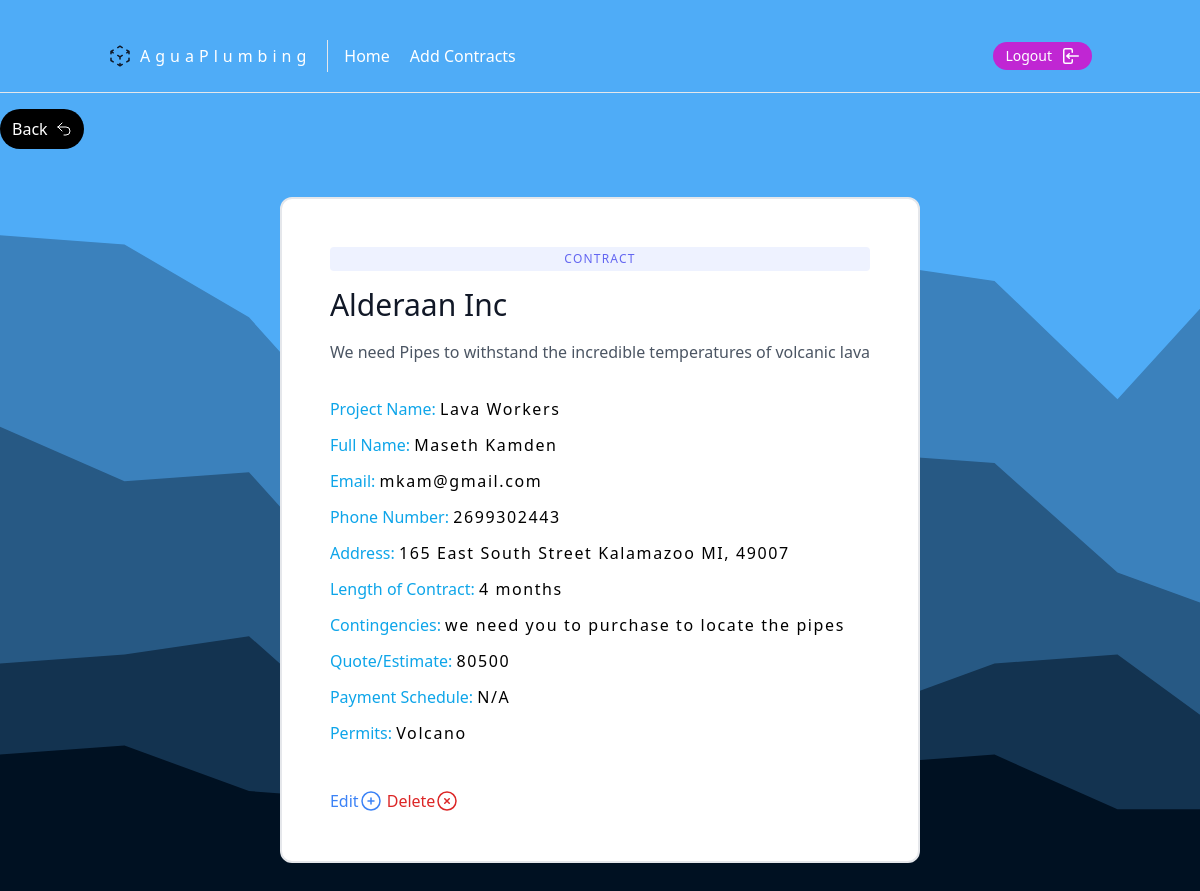
The app's page /contracts/contract/2/ (signed in) with its own data.
### contracts/models.py (models this page shows, shortened)
class Contract(models.Model):
    full_name = models.CharField(max_length=100, null=True)
    email = models.EmailField(max_length=100, unique=True, null=True)
    phone_number = models.IntegerField()
    address = models.CharField(max_length=100, null=True)
    project_name = models.CharField(max_length=100)
    company_name = models.CharField(max_length=150, null=True)
    description = models.TextField(max_length=250, null=True)
    project_length = models.CharField(max_length=100, null=True)
    contingencies = models.CharField(max_length=100, null=True)
    price = models.IntegerField()
    payment_schedule = models.CharField(max_length=100, null=True)
    permits = models.CharField(max_length=100, null=True)
    updated = models.DateTimeField(auto_now=True)
    created = models.DateTimeField(auto_now_add=True)

### contracts/views.py (the view)
# urls.py: path('contract/<pk>/', ContractRetrieveView.as_view(), name="contract-detail"),
class ContractRetrieveView(LoginRequiredMixin, generic.DetailView):
    template_name = "contract.html"
    queryset = Contract.objects.all()
    context_object_name = "contract"

### contracts/templates/contract.html
{% extends "base.html" %}
{% block content %}
    <div class="mt-4">
        <a class="inline-flex text-white bg-black hover:bg-fuchsia-600 px-3 py-2 rounded-full" href="/">
            Back
            <svg xmlns="http://www.w3.org/2000/svg" fill="none" viewBox="0 0 24 24" stroke-width="1.5" stroke="currentColor"
                class="w-6 h-6 pl-2">
                <path stroke-linecap="round" stroke-linejoin="round" d="M9 15L3 9m0 0l6-6M3 9h12a6 6 0 010 12h-3" />
            </svg>
        </a>
    </div>
    <section class="text-gray-600 body-font overflow-hidden">
        <div class="container px-5 py-24 mx-auto">
            <div class="flex justify-center -m-12">
                <div class="border-solid border-2 rounded-xl bg-white">
                    <div class="p-12 flex flex-col">
                        <span
                            class="inline-block py-1 px-2 rounded bg-indigo-50 text-center text-indigo-500 text-xs font-medium tracking-widest">CONTRACT</span>
                        <h2 class="sm:text-3xl text-2xl title-font font-medium text-gray-900 mt-4 mb-4">{{ contract.company_name }}</h2>
                        <p class="leading-relaxed mb-8">{{ contract.description }}</p>
                        <div class="flex items-center flex-wrap pb-4 mb-4 mt-auto w-full">
                            <div class="">
                                <div class="mb-3">
                                    <span class="title-font font-medium text-sky-500">Project Name:</span>
                                    <span class="text-black tracking-widest mt-1"> {{ contract.project_name }}</span>
                                </div>
                                <div class="mb-3">
                                    <span class="title-font font-medium text-sky-500">Full Name:</span>
                                    <span class="text-black tracking-widest mt-0.5"> {{ contract.full_name}}</span>
                                </div>
                                <div class="mb-3">
                                    <span class="title-font font-medium text-sky-500">Email:</span>
                                    <span class="text-black tracking-widest mt-0.5"> {{ contract.email}}</span>
                                </div>
                                <div class="mb-3">
                                    <span class="title-font font-medium text-sky-500">Phone Number:</span>
                                    <span class="text-black tracking-widest mt-0.5"> {{ contract.phone_number}}</span>
                                </div>
                                <div class="mb-3">
                                    <span class="title-font font-medium text-sky-500">Address:</span>
                                    <span class="text-black tracking-widest mt-1"> {{ contract.address }}</span>
                                </div>
                                <div class="mb-3">
                                    <span class="title-font font-medium text-sky-500">Length of Contract:</span>
                                    <span class="text-black tracking-widest mt-0.5"> {{ contract.project_length}}</span>
                                </div>
                                <div class="mb-3">
                                    <span class="title-font font-medium text-sky-500">Contingencies:</span>
                                    <span class="text-black tracking-widest mt-0.5"> {{ contract.contingencies}}</span>
                                </div>
                                <div class="mb-3">
                                    <span class="title-font font-medium text-sky-500">Quote/Estimate:</span>
                                    <span class="text-black tracking-widest mt-0.5"> {{ contract.price}}</span>
                                </div>
                                <div class="mb-3">
                                    <span class="title-font font-medium text-sky-500">Payment Schedule:</span>
                                    <span class="text-black tracking-widest mt-0.5"> {{ contract.payment_schedule}}</span>
                                </div>
                                <div class="mb-3">
                                    <span class="title-font font-medium text-sky-500">Permits:</span>
                                    <span class="text-black tracking-widest mt-0.5"> {{ contract.permits}}</span>
                                </div>
                            </div>
                        </div>
                        <div>
                            {% if request.user.is_staff %}
                            <a href="{% url 'contracts:contract-update' contract.pk %}" class="text-blue-500 inline-flex items-center">Edit
                                <svg xmlns="http://www.w3.org/2000/svg" fill="none" viewBox="0 0 24 24" stroke-width="1.5" stroke="currentColor"
                                    class="w-6 h-6">
                                    <path stroke-linecap="round" stroke-linejoin="round" d="M12 9v6m3-3H9m12 0a9 9 0 11-18 0 9 9 0 0118 0z" />
                                </svg>
                            </a>
                            <a href="{% url 'contracts:contract-delete' contract.pk %}" class="mr-4 text-red-600 inline-flex items-center">Delete
                                <svg xmlns="http://www.w3.org/2000/svg" fill="none" viewBox="0 0 24 24" stroke-width="1.5" stroke="currentColor"
                                    class="w-6 h-6">
                                    <path stroke-linecap="round" stroke-linejoin="round"
                                        d="M9.75 9.75l4.5 4.5m0-4.5l-4.5 4.5M21 12a9 9 0 11-18 0 9 9 0 0118 0z" />
                                </svg>
                            </a>
                            {% endif %}
                        </div>
                    </div>
                </div>
            </div>
        </div>
    </section>
{% endblock content %}

### templates/base.html (shortened to what this page needs)
{% load static %}
<!DOCTYPE html>
<html lang="en">
<head>
    <link rel="stylesheet" href="{% static 'css/styles.css' %}" />
    <script src="https://cdn.tailwindcss.com"></script>
</head>
<body >
    <div class="max-w-7xl mx-auto">
        {% include "navbar.html" %}
        {% block content %}
        {% endblock content %}
    </div>
</body>
</html>

### templates/navbar.html (shortened to what this page needs)
{% load static %}
<header class="border-b bg-transparent mt-5" >
    <div class="text-gray-600 body-font ">
        <div class="container mx-auto flex flex-wrap p-5 flex-col md:flex-row items-center">
            <a href="/" class="flex title-font font-medium items-center text-gray-900 mb-4 md:mb-0">
                <div id="title">
                    <h2 class="ml-2"><span>Agua</span>P<span>lumbing</span></h2>
                </div>
            </a>
            <nav
                class="md:mr-auto md:ml-4 md:py-1 md:pl-4 md:border-l md:border-white-400	flex flex-wrap items-center text-base justify-center" >
                <a id="nav-link" href="/" class="mr-5 text-white hover:text-cyan-200">Home</a>
                <a id="nav-link" href="{% url 'contracts:contract-create' %}" class="mr-5 text-white hover:text-cyan-200">Add Contracts</a>
            </nav>
            <div>
                {% if request.user.is_authenticated %}
                <a href="{% url 'logout' %}"
                    class="inline-flex items-center bg-fuchsia-600 border-0 py-1 px-3 text-white focus:outline-none hover:bg-pink-500 rounded-full text-sm mt-4 md:mt-0">Logout
                </a>
                {% endif %}
            </div>
        </div>
    </div>
</header>

### static/css/styles.css (style rules this page uses)
body { background-image: url(/static/images/background.svg); background-repeat: no-repeat; background-size: cover; }
#title h2 { letter-spacing: 5px; color: white; }
#title h2 span { transition: .5s; }

### records on screen
Contract: company_name "Alderaan Inc", description "We need Pipes to withstand the incredible temperatures of volcanic lava", project_name "Lava Workers", full_name "Maseth Kamden", email "mkam@gmail.com", phone_number "2699302443", address "165 East South Street Kalamazoo MI, 49007", project_length "4 months", contingencies "we need you to purchase to locate the pipes", price "80500", payment_schedule "N/A", permits "Volcano"
